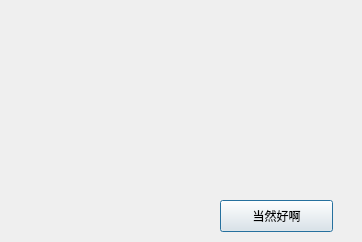
<?xml version="1.0" encoding="UTF-8"?>
<ui version="4.0">
 <class>InfoBox</class>
 <widget class="QDialog" name="InfoBox">
  <property name="geometry">
   <rect>
    <x>0</x>
    <y>0</y>
    <width>362</width>
    <height>242</height>
   </rect>
  </property>
  <property name="sizePolicy">
   <sizepolicy hsizetype="Preferred" vsizetype="Preferred">
    <horstretch>0</horstretch>
    <verstretch>0</verstretch>
   </sizepolicy>
  </property>
  <property name="windowTitle">
   <string>Dialog</string>
  </property>
  <widget class="QLabel" name="label_2">
   <property name="geometry">
    <rect>
     <x>0</x>
     <y>0</y>
     <width>191</width>
     <height>241</height>
    </rect>
   </property>
   <property name="styleSheet">
    <string notr="true">border-image: url(:/Resource/money.JPG);</string>
   </property>
   <property name="text">
    <string/>
   </property>
  </widget>
  <widget class="QTextBrowser" name="label">
   <property name="geometry">
    <rect>
     <x>210</x>
     <y>10</y>
     <width>131</width>
     <height>171</height>
    </rect>
   </property>
   <property name="styleSheet">
    <string notr="true">font: 16pt &quot;Wawati SC&quot;;
background-color: rgba(255, 255, 255, 0);</string>
   </property>
  </widget>
  <widget class="QPushButton" name="pushButton">
   <property name="geometry">
    <rect>
     <x>220</x>
     <y>200</y>
     <width>113</width>
     <height>32</height>
    </rect>
   </property>
   <property name="styleSheet">
    <string notr="true">font: 14pt &quot;Wawati SC&quot;;</string>
   </property>
   <property name="text">
    <string>当然好啊</string>
   </property>
  </widget>
 </widget>
 <resources/>
 <connections/>
</ui>
